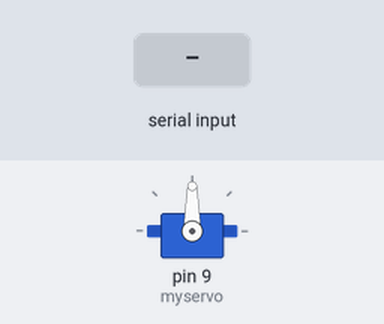
Bench run of a sketch on a simulated Arduino Uno, built with avr-gcc and run on an emulated ATmega328P. Parts: servo. Inputs (shaded band) come from the test bench.

Above: at 1.2 s.
1.3 s: "90,45\n" received over Serial
Timing chart, 0 to 4.3 s (numbered marks = the images above; inputs shaded):
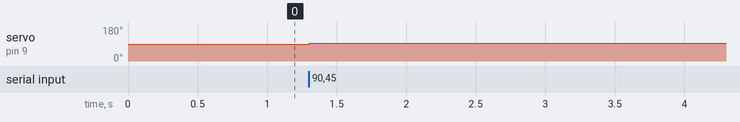

The sketch:

pompe.ino
```cpp
#include <Servo.h>

Servo myservo; // Objet Servo pour contrôler la pompe
int speed = 1500; // Vitesse initiale (1500 = arrêt)
const int minSpeed = 500; // Vitesse minimale
const int maxSpeed = 1500; // Vitesse maximale (1500 = arrêt)

void setup() {
    myservo.attach(9); // Attacher le servo sur la broche 9
    Serial.begin(9600); // Initialisation de la communication série
}

void loop() {
    if (Serial.available() > 0) { // Vérifie si des données sont reçues
        int newSpeed = Serial.parseInt(); // Lire une valeur entière

        if (newSpeed == -1) { // Commande pour arrêter la pompe
            speed = 1500;
        } else if (newSpeed >= minSpeed && newSpeed <= maxSpeed) {
            speed = newSpeed; // Met à jour la vitesse
        }

        myservo.writeMicroseconds(speed); // Applique la nouvelle vitesse
    }
}
```

Measured:
- after the input at 1.3 s, servo on pin 9 (myservo): 90° → 93° at once
